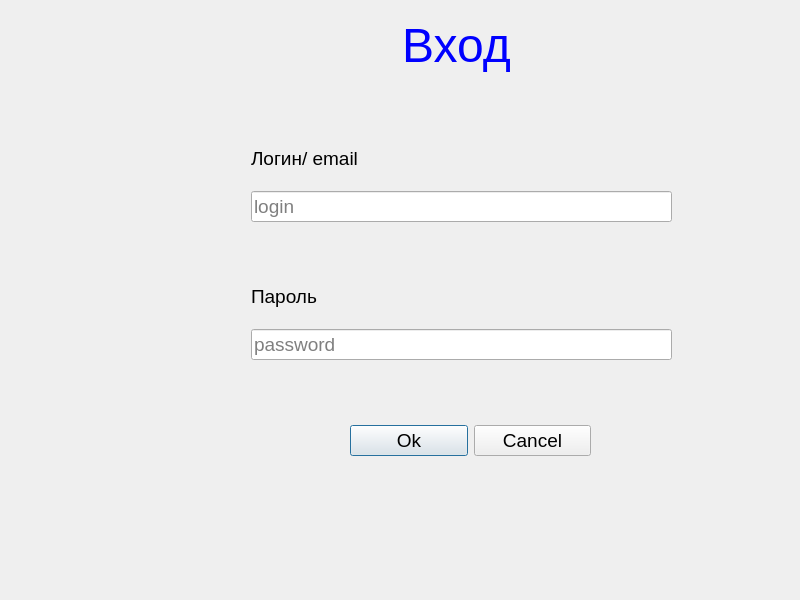
<?xml version="1.0" encoding="UTF-8"?>
<ui version="4.0">
 <class>Dialog</class>
 <widget class="QDialog" name="Dialog">
  <property name="geometry">
   <rect>
    <x>0</x>
    <y>0</y>
    <width>800</width>
    <height>600</height>
   </rect>
  </property>
  <property name="minimumSize">
   <size>
    <width>800</width>
    <height>600</height>
   </size>
  </property>
  <property name="maximumSize">
   <size>
    <width>800</width>
    <height>600</height>
   </size>
  </property>
  <property name="font">
   <font>
    <family>Arial</family>
    <pointsize>14</pointsize>
   </font>
  </property>
  <property name="windowTitle">
   <string>Dialog</string>
  </property>
  <widget class="QLabel" name="label">
   <property name="geometry">
    <rect>
     <x>251</x>
     <y>10</y>
     <width>411</width>
     <height>71</height>
    </rect>
   </property>
   <property name="minimumSize">
    <size>
     <width>312</width>
     <height>41</height>
    </size>
   </property>
   <property name="font">
    <font>
     <family>Arial</family>
     <pointsize>36</pointsize>
    </font>
   </property>
   <property name="styleSheet">
    <string notr="true">color: rgb(0, 0, 255);</string>
   </property>
   <property name="text">
    <string>Вход</string>
   </property>
   <property name="alignment">
    <set>Qt::AlignCenter</set>
   </property>
  </widget>
  <widget class="QWidget" name="layoutWidget">
   <property name="geometry">
    <rect>
     <x>350</x>
     <y>420</y>
     <width>241</width>
     <height>41</height>
    </rect>
   </property>
   <layout class="QHBoxLayout" name="horizontalLayout">
    <item>
     <widget class="QPushButton" name="ok">
      <property name="text">
       <string>Ok</string>
      </property>
     </widget>
    </item>
    <item>
     <widget class="QPushButton" name="cancel">
      <property name="text">
       <string>Cancel</string>
      </property>
     </widget>
    </item>
   </layout>
  </widget>
  <widget class="QWidget" name="">
   <property name="geometry">
    <rect>
     <x>251</x>
     <y>269</y>
     <width>421</width>
     <height>91</height>
    </rect>
   </property>
   <layout class="QVBoxLayout" name="verticalLayout_2">
    <item>
     <widget class="QLabel" name="label_3">
      <property name="font">
       <font>
        <family>Arial</family>
        <pointsize>14</pointsize>
       </font>
      </property>
      <property name="text">
       <string>Пароль</string>
      </property>
     </widget>
    </item>
    <item>
     <widget class="QLineEdit" name="password">
      <property name="minimumSize">
       <size>
        <width>0</width>
        <height>30</height>
       </size>
      </property>
      <property name="font">
       <font>
        <family>Arial</family>
        <pointsize>14</pointsize>
       </font>
      </property>
      <property name="inputMask">
       <string/>
      </property>
      <property name="text">
       <string/>
      </property>
      <property name="maxLength">
       <number>10</number>
      </property>
      <property name="echoMode">
       <enum>QLineEdit::Password</enum>
      </property>
      <property name="placeholderText">
       <string>password</string>
      </property>
     </widget>
    </item>
   </layout>
  </widget>
  <widget class="QWidget" name="">
   <property name="geometry">
    <rect>
     <x>251</x>
     <y>131</y>
     <width>421</width>
     <height>91</height>
    </rect>
   </property>
   <layout class="QVBoxLayout" name="verticalLayout">
    <item>
     <widget class="QLabel" name="login_lbl">
      <property name="font">
       <font>
        <family>Arial</family>
        <pointsize>14</pointsize>
       </font>
      </property>
      <property name="text">
       <string>Логин/ email</string>
      </property>
     </widget>
    </item>
    <item>
     <widget class="QLineEdit" name="login">
      <property name="minimumSize">
       <size>
        <width>0</width>
        <height>30</height>
       </size>
      </property>
      <property name="font">
       <font>
        <family>Arial</family>
        <pointsize>14</pointsize>
       </font>
      </property>
      <property name="placeholderText">
       <string>login</string>
      </property>
     </widget>
    </item>
   </layout>
  </widget>
 </widget>
 <resources/>
 <connections/>
</ui>
